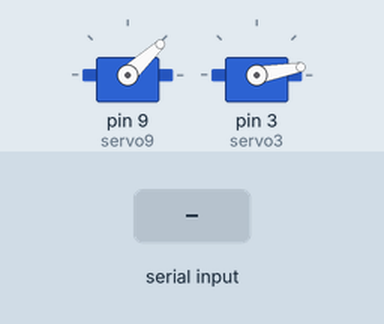
Bench run of a sketch on a simulated Arduino Uno, built with avr-gcc and run on an emulated ATmega328P. Shown: 2 × servo. Inputs (shaded band) come from the test bench.

Above: at 1.2 s.
1.3 s: "MABUHAY\n" received over Serial
At 5.8 s:
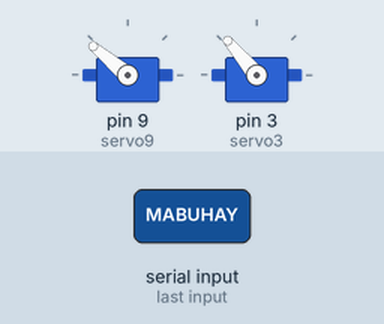
At 8.5 s:
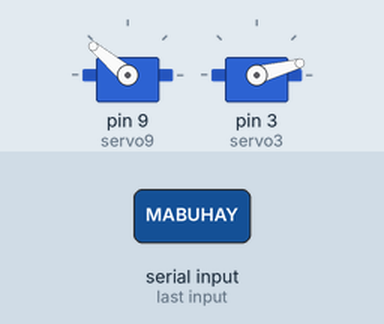
Timing chart, 0 to 11.7 s (numbered marks = the images above; inputs shaded):
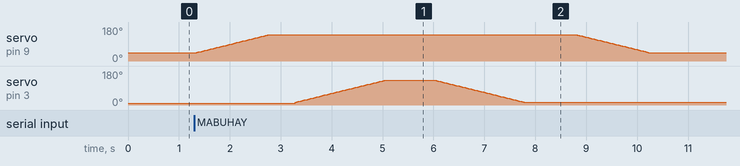

The sketch:

arms-servo.ino
```cpp
#include <Servo.h>

Servo servo9;
Servo servo3;

String command;
int angle;

void setup() {
  Serial.begin(9600);

  servo9.attach(9);
  servo3.attach(3);

  // Initial positions
  servo9.write(43);
  servo3.write(10);
}

void loop() {

  if (Serial.available() > 0) {
    command = Serial.readStringUntil('\n');
    command.trim();

    // ======================
    // MABUHAY COMMAND
    // ======================
    if (command == "MABUHAY") {

      // Servo 9: 43° -> 140°
      for (angle = 43; angle <= 140; angle++) {
        servo9.write(angle);
        delay(15);
      }

      delay(500);

      // Servo 3: 15° -> 130°
      for (angle = 15; angle <= 130; angle++) {
        servo3.write(angle);
        delay(15);
      }

      delay(1000);

      // Servo 3 returns
      for (angle = 130; angle >= 15; angle--) {
        servo3.write(angle);
        delay(15);
      }

      delay(1000);

      // Servo 9 returns
      for (angle = 140; angle >= 43; angle--) {
        servo9.write(angle);
        delay(15);
      }

      delay(1000);
    }

    // ======================
    // MANO COMMAND
    // ======================
    else if (command == "MANO") {

      // Servo 9: 43° -> 180°
      for (angle = 43; angle <= 180; angle++) {
        servo9.write(angle);
        delay(15);
      }

      delay(500);

      // Servo 3: 15° -> 130°
      for (angle = 15; angle <= 130; angle++) {
        servo3.write(angle);
        delay(15);
      }

      delay(1000);

      // Servo 9 returns: 180° -> 43°
      for (angle = 180; angle >= 43; angle--) {
        servo9.write(angle);
        delay(15);
      }

      delay(1000);
    }
  }
}
```

Measured:
- after the input at 1.3 s, servo on pin 9 (servo9): rises from 43° to 140° in 1.4 s, then falls to 43° in 7.5 s; servo on pin 3 (servo3): rises from 10° to 130° in 1.7 s, then falls to 15° in 2.7 s
